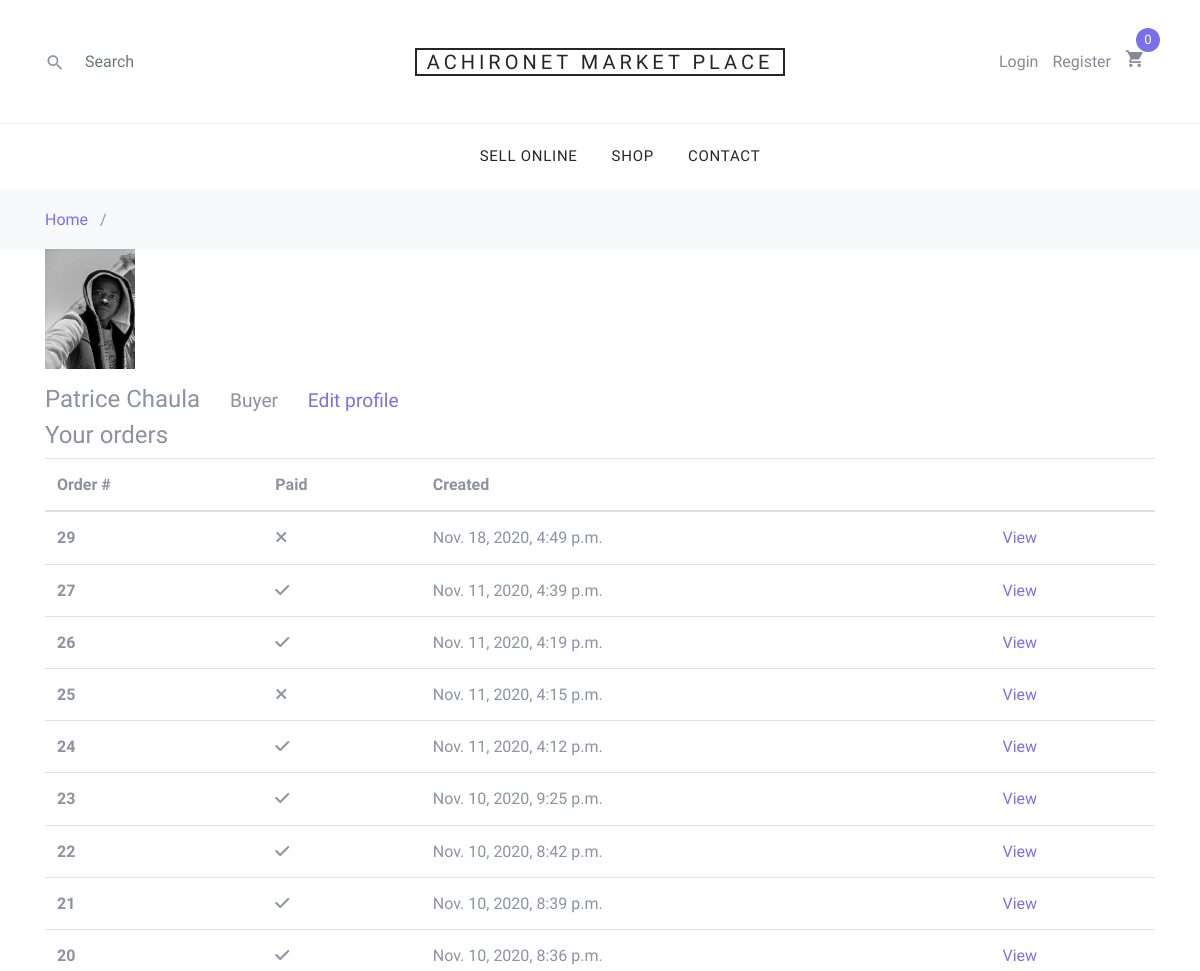
The page /users/profile/7/ (upper part) on the database as committed earlier.
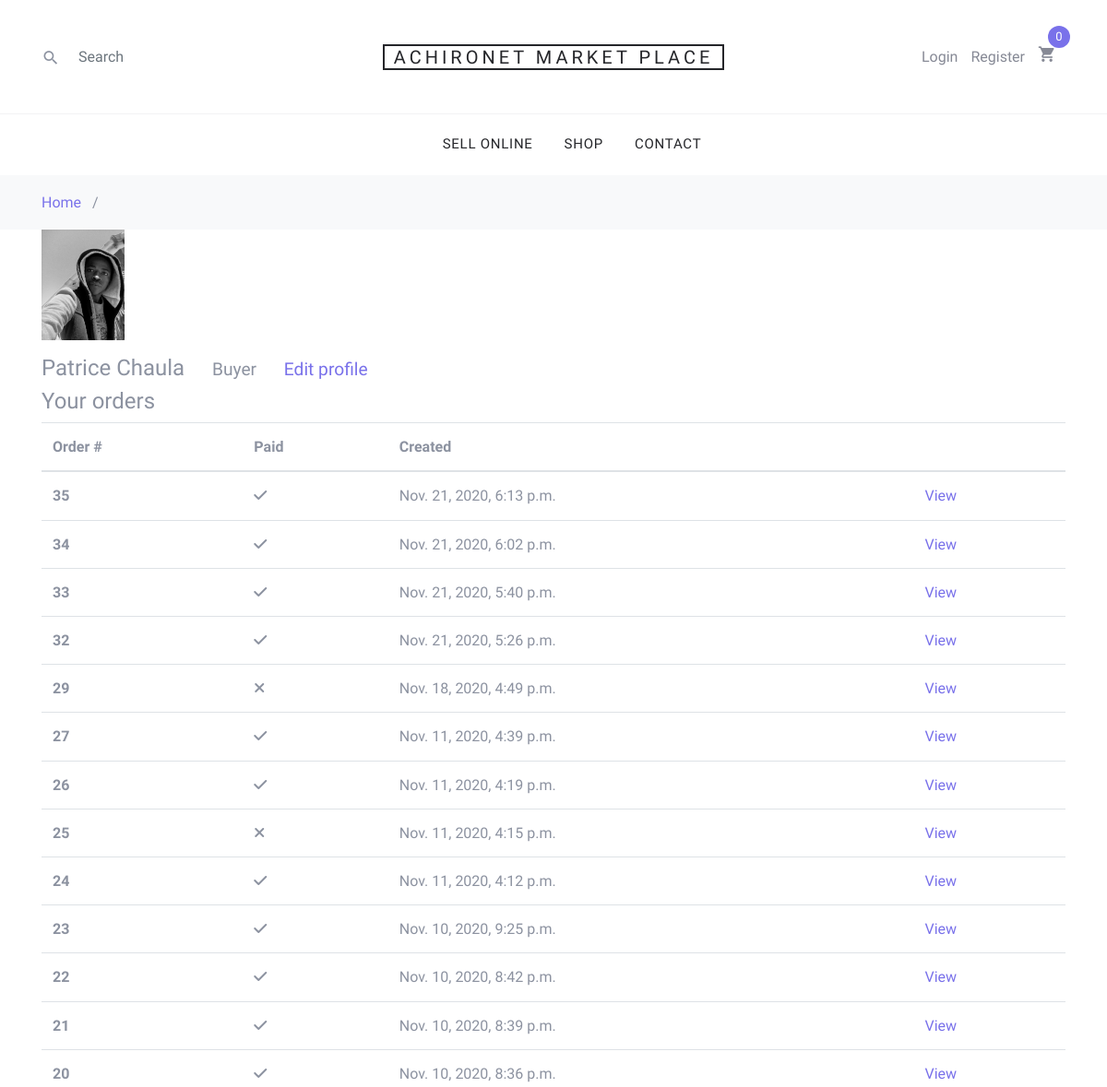
The same page on the database as committed later.
### users/models.py (models this page shows, shortened)
class Profile(models.Model):
    firstname = models.CharField(max_length=45)
    lastname = models.CharField(max_length=45)
    profile_picture = models.ImageField(
        upload_to=RandomFileName("profile-images"))
    user = models.OneToOneField(
        User, null=True, blank=True, on_delete=models.CASCADE)

### order/models.py (models this page shows, shortened)
class Order(models.Model):
    created = models.DateTimeField(auto_now_add=True)
    updated = models.DateTimeField(auto_now=True)
    paid = models.BooleanField(default=False)
    profile = models.ForeignKey(
        Profile, related_name='orders', on_delete=models.SET_NULL, blank=True, null=True)
    seller = models.ManyToManyField(SellerProfile, related_name='customer_orders', blank=True)
    payment = models.ForeignKey('Payment', on_delete=models.SET_NULL, blank=True, null=True)
    class Meta:
        ordering = ('-created',)

### users/views.py (the view)
# urls.py: path("profile/<pk>/", views.ProfileView.as_view(), name="profile"),
class ProfileView(DetailView):
    model = Profile
    template_name = "users/profile.html"
    def get_context_data(self, **kwargs):
        context = super().get_context_data(**kwargs)
        context['orders'] = self.object.orders.all()
        return context

### users/templates/users/profile.html (shortened to what this page needs)
{% extends "./base.html" %}
{% load static %}
{% load crispy_forms_tags %}
{% block content %}
<div class="container">
    <div class="row">
        <div class="col-xs-12 col-sm-12">
            <div class="panel panel-default">
                <div class="panel-body">
                    <div class="profile__avatar img-fluid">
                        <figure class="block-4-image">
                            <img src="{{ object.profile_picture.url }}" alt="Profile picture" class="img-fluid product-img">
                        </figure>
                    </div>
                    <div class="profile__header">
                        <h4>{{object.firstname}} {{object.lastname}} &nbsp; &nbsp;
                            <small>Buyer</small> &nbsp; &nbsp;
                            <small>
                <a href="{% url 'users:edit-profile' request.user.profile.pk %}" class="card-link">
            Edit profile
          </a>
            </small>
                        </h4>
                    </div>
                </div>
            </div>
            <div class="panel panel-default">
                <div class="panel-heading">
                    <h4 class="panel-title">Your orders</h4>
                </div>
                <div class="panel-body">
                   {% if orders %}
                    <table class="table">
                        <thead>
                            <tr>
                            <th scope="col">Order #</th>
                            <th scope="col">Paid</th>
                            <th scope="col">Created</th>
                            <th>&nbsp;</th>
                            </tr>
                        </thead>
                        <tbody>
                        {% for order in orders %}
                            <tr>
                            <th scope="row">{{order.id}}</th>
                            <td>
                              {% if order.paid %}
                                <i class="fas fa-check"></i>
                              {% else %}
                                <i class="fas fa-times"></i>
                              {% endif %}
                            </td>
                            <td>{{order.created}}</td>
                            <td>
                              <a href="{% url 'order:order_view' order.id %}">View</a>
                            </td>
                            </tr>
                        {% endfor %}
                        </tbody>
                     </table>
                    {% else %}
                      <p>You haven't made  any purchases</p>
                    {% endif %}
                </div>
            </div>
        </div>
    </div>
</div>
{% endblock %}

### users/templates/users/base.html (shortened to what this page needs)
{% load static %}
<!DOCTYPE html>
<html lang="en">
<head>
    <link rel="stylesheet" href="{% static "fonts/icomoon/style.css" %}">
    <link rel="stylesheet" href="{% static "css/bootstrap.min.css" %}">
    <link rel="stylesheet" href="{% static "css/magnific-popup.css" %}">
    <link rel="stylesheet" href="{% static "css/jquery-ui.css" %}">
    <link rel="stylesheet" href="{% static "css/owl.carousel.min.css" %}">
    <link rel="stylesheet" href="{% static "css/owl.theme.default.min.css" %}">
    <link rel="stylesheet" href="{% static "css/aos.css" %}">
    <link rel="stylesheet" href="{% static "css/style.css" %}">
</head>
<body>
    <div class="site-wrap">
        {% include 'shop/base/navbar.html' %}
        <div class="bg-light py-3">
            <div class="container">
                <div class="row">
                    <div class="col-md-12 mb-0"><a href="index.html">Home</a> <span class="mx-2 mb-0">/</span> </div>
                </div>
            </div>
        </div>
        {% block content %}
        {% endblock %}
    </div>
</body>
</html>

### shop/templates/shop/base/navbar.html (shortened to what this page needs)
<header class="site-navbar" role="banner">
    <div class="site-navbar-top">
        <div class="container">
            <div class="row align-items-center">
                <div class="col-6 col-md-3 order-2 order-md-1 site-search-icon text-left">
                    <form action="" class="site-block-top-search">
                        <span class="icon icon-search2"></span>
                        <input type="text" class="form-control border-0" placeholder="Search">
                    </form>
                </div>
                <div class="col-12 mb-3 mb-md-0 col-md-6 order-1 order-md-2 text-center">
                    <div class="site-logo">
                        <a href="#" class="js-logo-clone">Achironet market place</a>
                    </div>
                </div>
                <div class="col-6 col-md-3 order-3 order-md-3 text-right">
                    <div class="site-top-icons">
                        <ul>
                            {% if user.is_authenticated %} {% if request.user.profile %}
                            <li><a href="{% url 'users:profile' request.user.profile.pk %}"><span class="">Buyer</span></a></li>
                            {% endif %} {% if request.user.sellerprofile %}
                            <li><a href="{% url 'users:seller-profile' request.user.sellerprofile.pk %}"><span class="">Seller</span></a></li>
                            {% endif %}
                            <li><a href="{% url 'account_logout' %}"><span class="">Logout</span></a></li>
                            {% else %}
                            <li><a href="{% url 'account_login' %}"><span class="">Login</span></a></li>
                            <li><a href="{% url 'account_signup' %}"><span class="">Register</span></a></li>
                            {% endif %}
                            <li>
                                <a href="{% url 'cart:cart_detail' %}" class="site-cart">
                                    <span class="icon icon-shopping_cart"></span>
                                    <span class="count">
                                        {% with total_items=cart|length %}
                                            {% if cart|length > 0 %}
                                                {{ total_items|pluralize }}
                                            {% else %}
                                                0
                                            {% endif %}
                                        {% endwith %}
                                        </span>
                                </a>
                            </li>
                        </ul>
                    </div>
                </div>
            </div>
        </div>
    </div>
    <nav class="site-navigation text-right text-md-center" role="navigation">
        <div class="container">
            <ul class="site-menu js-clone-nav d-none d-md-block">
                <li><a href="{% url 'shop:sell_online' %}">Sell online</a></li>
                <li><a href="{% url 'shop:product_list' %}">Shop</a></li>
                <li><a href="{% url 'shop:contact' %}">Contact</a></li>
            </ul>
        </div>
    </nav>
</header>

### shop/static/css/style.css (style rules this page uses)
body { line-height: 1.7; color: #8c92a0; font-weight: 300; font-size: 16px; }
a { -webkit-transition: .3s all ease; -o-transition: .3s all ease; transition: .3s all ease; }
.site-wrap:before { -webkit-transition: .3s all ease-in-out; -o-transition: .3s all ease-in-out; transition: .3s all ease-in-out; background: rgba(0, 0, 0, 0.6); content: ""; position: absolute; z-index: 2000; top: 0; left: 0; right: 0; bottom: 0; opacity: 0; visibility: hidden; }
.form-control { height: 43px; }
.site-navbar { background: #fff; margin-bottom: 0px; z-index: 1999; position: relative; }
.site-navbar .site-navbar-top { border-bottom: 1px solid #f3f3f4; padding-top: 20px; padding-bottom: 20px; margin-bottom: 0px; }
@media (min-width: 768px) { .site-navbar .site-navbar-top { padding-top: 40px; padding-bottom: 40px; } }
.site-navbar .site-logo a { text-transform: uppercase; color: #25262a; letter-spacing: .2em; font-size: 20px; padding-left: 10px; padding-right: 10px; border: 2px solid #25262a; }
.site-navbar a { color: #868995; }
.site-navbar .icon { font-size: 20px; }
.site-navbar .site-top-icons ul, .site-navbar .site-top-icons ul li { padding: 0; margin: 0; list-style: none; }
.site-navbar .site-top-icons ul li { display: inline-block; }
.site-navbar .site-top-icons ul li a { margin-right: 10px; }
.site-navbar .site-top-icons ul li a.site-cart { display: block; position: relative; }
.site-navbar .site-top-icons ul li a.site-cart .count { position: absolute; top: 0; right: 0; margin-right: -15px; margin-top: -20px; font-size: 13px; width: 24px; height: 24px; line-height: 24px; border-radius: 50%; display: block; text-align: center; background: #7971ea; color: #fff; -webkit-transition: .2s all ease-in-out; -o-transition: .2s all ease-in-out; transition: .2s all ease-in-out; }
.site-navbar .site-navigation .site-menu { margin-bottom: 0; }
.site-navbar .site-navigation .site-menu a { text-decoration: none !important; font-size: 15px; display: inline-block; }
.site-navbar .site-navigation .site-menu>li { display: inline-block; padding: 10px 5px; }
.site-navbar .site-navigation .site-menu>li>a { padding: 10px 10px; text-transform: uppercase; letter-spacing: .05em; color: #25262a; font-size: 15px; text-decoration: none !important; }
.site-mobile-menu .site-mobile-menu-header .site-mobile-menu-logo a { display: inline-block; text-transform: uppercase; color: #25262a; letter-spacing: .2em; font-size: 20px; padding-left: 10px; padding-right: 10px; border: 2px solid #25262a; }
.site-mobile-menu .site-nav-wrap { padding: 0; margin: 0; list-style: none; position: relative; }
.site-mobile-menu .site-nav-wrap a { padding: 10px 20px; display: block; position: relative; color: #212529; }
.site-mobile-menu .site-nav-wrap li { position: relative; display: block; }
.site-mobile-menu .site-nav-wrap>li { display: block; position: relative; float: left; width: 100%; }
.site-mobile-menu .site-nav-wrap>li>a { padding-left: 20px; font-size: 20px; }
.site-block-top-search { position: relative; }
.site-block-top-search .icon { position: absolute; left: 0; top: 50%; -webkit-transform: translateY(-50%); -ms-transform: translateY(-50%); transform: translateY(-50%); }
.site-block-top-search input { padding-left: 40px; -webkit-transition: .3s all ease-in-out; -o-transition: .3s all ease-in-out; transition: .3s all ease-in-out; }
.text-center { text-align: center; }
body { background-color: #fff }
@media screen and (min-width:900px) { .product-img { height: 10vw; } }

Rows that differ between the two databases and show on the page:
added Order: id "35", paid True (drawn), created "Nov. 21, 2020, 6:13 p.m."
added Order: id "34", paid True (drawn), created "Nov. 21, 2020, 6:02 p.m."
added Order: id "33", paid True (drawn), created "Nov. 21, 2020, 5:40 p.m."
added Order: id "32", paid True (drawn), created "Nov. 21, 2020, 5:26 p.m."
